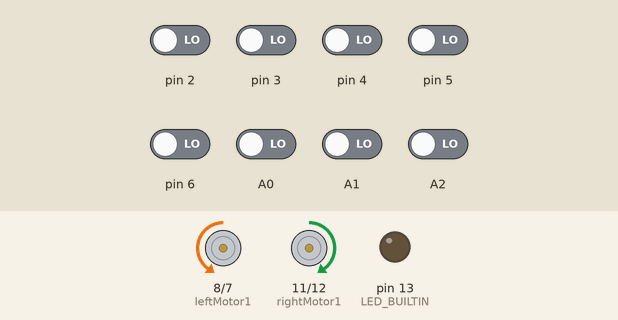
Bench run of a sketch on a simulated Arduino Uno, built with avr-gcc and run on an emulated ATmega328P. Parts: motor-driver pin pairs drawn as motors (green arrow = first pin HIGH = forward, orange = second pin HIGH = backward, longer = more drive, scaled by the enable pin), output pins drawn as LEDs (lit = HIGH). The inputs (shaded band) are chosen by the test bench; at power-on: A0–2, pin 2–6 LOW.

Above: at 4.2 s.
4.3 s: pin 5 driven HIGH
At 5.1 s:
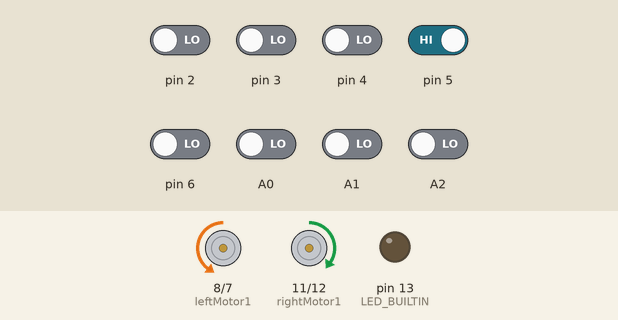
5.8 s: pin 6 driven HIGH
At 6.8 s:
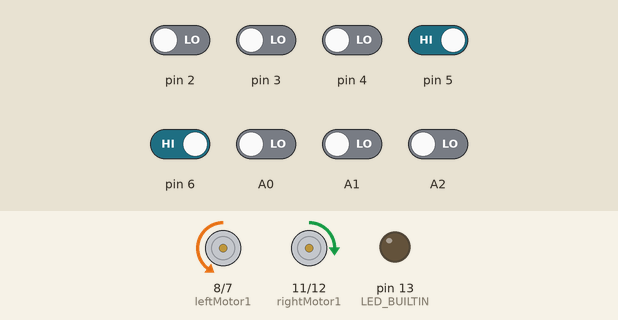
7.3 s: pin 4 driven HIGH
At 8.3 s:
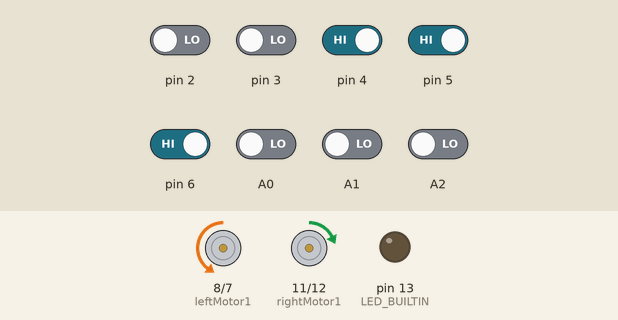
8.8 s: pin 2 driven HIGH
At 9.8 s:
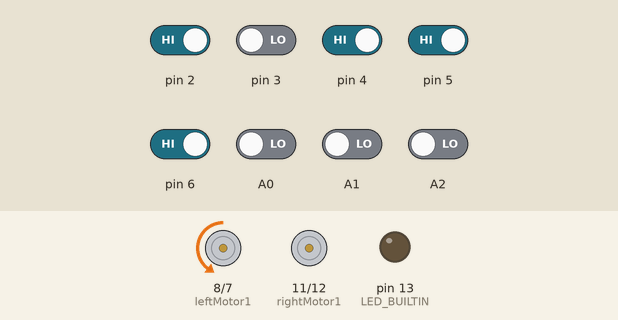
10.3 s: pin 4 driven LOW
At 11.5 s:
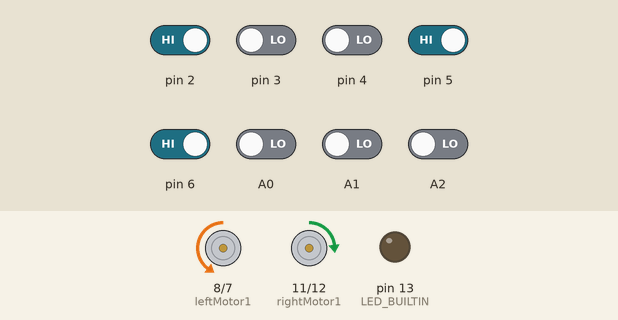
11.8 s: pin 6 driven LOW
At 13.1 s:
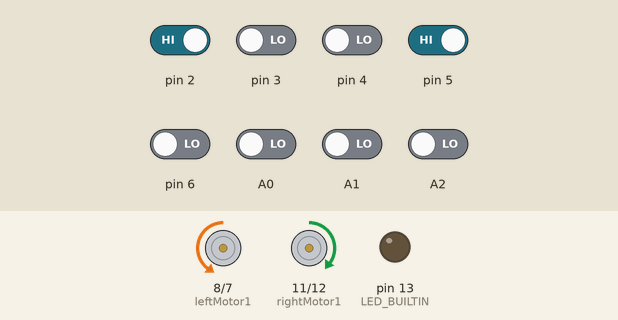
Timing chart, 0 to 14.3 s (numbered marks = the images above; inputs shaded):
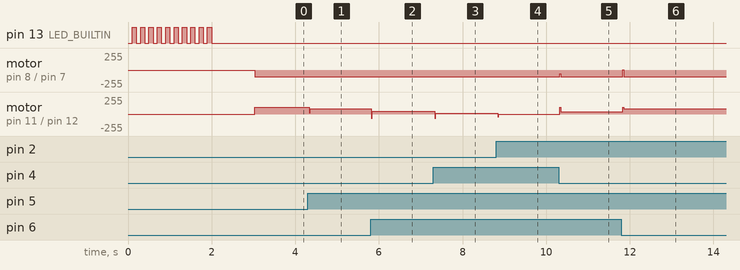

The sketch:

pid_v0.040.ino
```cpp
#include <QTRSensors.h>

//------------------------------------------------------------------------------------------------------------------
#define rightMotor2 12
#define rightMotor1 11
#define rightMotorPWM 10
#define leftMotorPWM 9
#define leftMotor1 8
#define leftMotor2 7

//------------------------------------------------------------------------------------------------------------------
#define Kp 0.14    //[0.14]  //0.35  //0.4  //0.7
#define Ki 0.0125  //[0.0125]  //0.15 //0.05 //0.15
#define Kd 0.01    //[0.01]  // //0.005   //0.4

//------------------------------------------------------------------------------------------------------------------
uint8_t rightMaxSpeed = 100;
uint8_t leftMaxSpeed = 100;

//------------------------------------------------------------------------------------------------------------------
QTRSensors qtr;
const uint8_t SensorCount = 8;
unsigned int sensorValues[SensorCount];

//------------------------------------------------------------------------------------------------------------------
int lastError = 0;
int position = 0;
unsigned long cTime, pTime;
float eTime;
float P_error;
float I_error;
float D_error;
float PID_value;

//******************************************************************************************************************
void setup() {
  pinMode(LED_BUILTIN, OUTPUT);
  for (int i = 0; i < 10; i++) {
    digitalWrite(LED_BUILTIN, LOW);
    delay(100);
    digitalWrite(LED_BUILTIN, HIGH);
    delay(100);
  }

  Serial.begin(9600);
  qtr.setTypeRC();
  qtr.setSensorPins((const uint8_t[]){ A2, A1, A0, 2, 3, 4, 5, 6 }, SensorCount);

  pinMode(rightMotor2, OUTPUT);
  pinMode(rightMotor1, OUTPUT);
  pinMode(rightMotorPWM, OUTPUT);
  pinMode(leftMotorPWM, OUTPUT);
  pinMode(leftMotor1, OUTPUT);
  pinMode(leftMotor2, OUTPUT);

  analogWrite(rightMotorPWM, 0);
  analogWrite(leftMotorPWM, 0);
  digitalWrite(LED_BUILTIN, LOW);
  delay(1000);
}
//******************************************************************************************************************
void loop() {
  String pattern = getPattern("WhiteLine");

  if (pattern == "11100000" || pattern == "01110000") {  //sol ağır basarsa

  } else if (pattern == "00000111" || pattern == "00001110") {  //sağ ağır basarsa

  } else {
  }
  qtr.read(sensorValues);

  int med_Speed_R;
  int med_Speed_L;


  position = calculateError(sensorValues, "WhiteLine");  //BlackLine//WhiteLine

  P_error = position;
  cTime = micros();
  eTime = (float)(cTime - pTime) / 1000000;
  I_error = I_error * 2 / 3 + P_error * eTime;
  D_error = (P_error - lastError) / eTime;
  PID_value = Kp * P_error + Ki * I_error + Kd * D_error;

  delayMicroseconds(10000);
  delayMicroseconds(10000);
  delayMicroseconds(1000);

  lastError = P_error;
  pTime = cTime;

  med_Speed_L = leftMaxSpeed - abs(PID_value);
  med_Speed_R = rightMaxSpeed - abs(PID_value);
  int leftMotorSpeed = med_Speed_L - PID_value;
  int rightMotorSpeed = med_Speed_R + PID_value;
  leftMotorSpeed = constrain(leftMotorSpeed, -leftMaxSpeed, leftMaxSpeed);
  rightMotorSpeed = constrain(rightMotorSpeed, -rightMaxSpeed, rightMaxSpeed);


  /*
  char pntX[100];
  char floX[10];
  Serial.print("  Position:");
  Serial.print(position);
  dtostrf(Kp * P_error, 9, 3, floX);
  sprintf(pntX, "    P: %s", floX);
  Serial.print(pntX);
  dtostrf(Ki * I_error, 9, 3, floX);
  sprintf(pntX, "    I: %s", floX);
  Serial.print(pntX);
  dtostrf(Kd * D_error, 9, 3, floX);
  sprintf(pntX, "    D: %s", floX);
  Serial.print(pntX);
  dtostrf(PID_value, 9, 3, floX);
  sprintf(pntX, "    PID: %s", floX);
  Serial.print(pntX);
  Serial.print("  leftMotorSpeed:");
  Serial.print(leftMotorSpeed);
  Serial.print("  rightMotorSpeed:");
  Serial.println(rightMotorSpeed);
*/

  // Motorları kontrol et
  if (leftMotorSpeed < 0) {
    // Sağa dön
    digitalWrite(rightMotor1, 1);
    digitalWrite(rightMotor2, 0);
    analogWrite(rightMotorPWM, abs(rightMotorSpeed));

    digitalWrite(leftMotor1, 1);
    digitalWrite(leftMotor2, 0);
    analogWrite(leftMotorPWM, abs(leftMotorSpeed));
  } else if (rightMotorSpeed < 0) {
    // Sola dön
    digitalWrite(rightMotor1, 0);
    digitalWrite(rightMotor2, 1);
    analogWrite(rightMotorPWM, abs(rightMotorSpeed));

    digitalWrite(leftMotor1, 0);
    digitalWrite(leftMotor2, 1);
    analogWrite(leftMotorPWM, abs(leftMotorSpeed));
  } else {
    digitalWrite(rightMotor1, 1);  //ileri
    digitalWrite(rightMotor2, 0);
    analogWrite(rightMotorPWM, rightMotorSpeed);

    digitalWrite(leftMotor1, 0);  //ileri
    digitalWrite(leftMotor2, 1);
    analogWrite(leftMotorPWM, leftMotorSpeed);
  }
}

double calculateError(unsigned int *sensors, const char *lineType) {
  double weightedSum = 0;
  double sum = 0;

  for (int i = 0; i < 4; i++) {
    if (strcmp(lineType, "WhiteLine") == 0) {
      weightedSum -= ((2500 - sensors[i]) * (7 - (2 * i)));
      sum += (2500 - sensors[i]);
    } else if (strcmp(lineType, "BlackLine") == 0) {
      weightedSum -= ((sensors[i]) * (7 - (2 * i)));
      sum += (sensors[i]);
    }
  }
  for (int i = 4; i < 8; i++) {
    if (strcmp(lineType, "WhiteLine") == 0) {
      weightedSum += ((2500 - sensors[i]) * ((2 * i) - 7));
      sum += (2500 - sensors[i]);
    } else if (strcmp(lineType, "BlackLine") == 0) {
      weightedSum += ((sensors[i]) * ((2 * i) - 7));
      sum += (sensors[i]);
    }
  }
  if (sum == 0)
    return 0;

  return ((weightedSum / sum) * 100);
}
String getPattern(const char *lineType) {
  String pattern = "";

  if (strcmp(lineType, "WhiteLine") == 0) {
    for (int i = 0; i < 8; i++) {
      if (sensorValues[i] > 1250) {
        pattern += "1";
      } else {
        pattern += "0";
      }
    }
  } else if (strcmp(lineType, "BlackLine") == 0) {
    for (int i = 0; i < 8; i++) {
      if (sensorValues[i] <= 1250) {
        pattern += "1";
      } else {
        pattern += "0";
      }
    }
  }
  return pattern;
}
```

Measured:
- after the input at 4.3 s, motor on pin 8 (leftMotor1) / pin 7 (leftMotor2): backward 100/255 → backward 99/255 at once; motor on pin 11 (rightMotor1) / pin 12 (rightMotor2): forward 100/255 → forward 80/255 at once, → forward 78/255 0.12 s later
- after the input at 5.8 s, motor on pin 11 (rightMotor1) / pin 12 (rightMotor2): forward 78/255 → forward 42/255 at once
- after the input at 7.3 s, motor on pin 11 (rightMotor1) / pin 12 (rightMotor2): forward 42/255 → forward 14/255 at once
- after the input at 8.8 s, motor on pin 11 (rightMotor1) / pin 12 (rightMotor2): forward 14/255 → stopped at once
- after the input at 10.3 s, motor on pin 8 (leftMotor1) / pin 7 (leftMotor2): backward 99/255 → backward 56/255 at once, → backward 99/255 0.02 s later; motor on pin 11 (rightMotor1) / pin 12 (rightMotor2): stopped → forward 36/255 at once
- after the input at 11.8 s, motor on pin 8 (leftMotor1) / pin 7 (leftMotor2): backward 99/255 → forward 5/255 at once, → backward 99/255 0.02 s later; motor on pin 11 (rightMotor1) / pin 12 (rightMotor2): forward 36/255 → forward 80/255 at once
